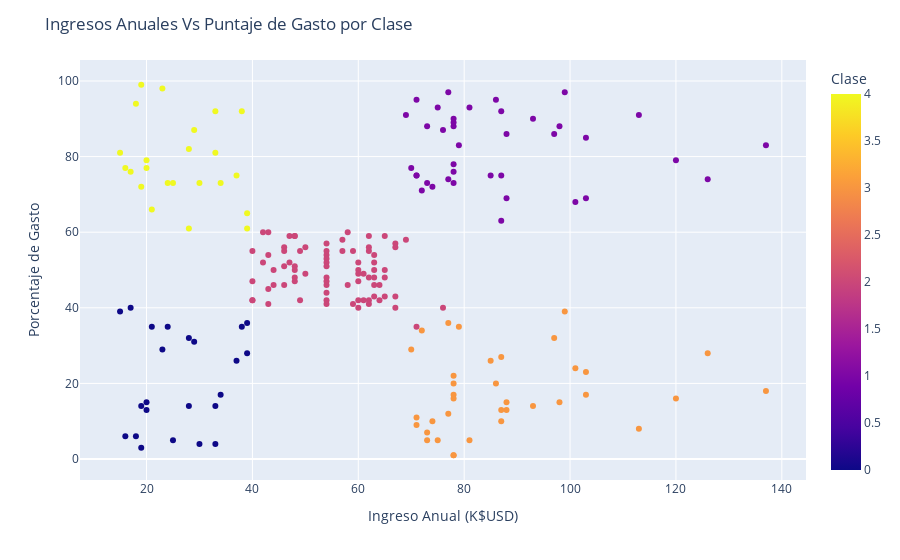

The code cell stored with this chart in its notebook:
### Markdown cell above
*    E - Visualizamos nuestros datos agrupados en cada una de las clases

### Code cell
fig = px.scatter (data_frame=df , x = 'Annual Income (k$)',y = 'Spending Score (1-100)' ,
                  color='Clase')

fig.update_layout(
    title='Ingresos Anuales Vs Puntaje de Gasto por Clase',
    xaxis_title='Ingreso Anual (K$USD)',
    yaxis_title='Porcentaje de Gasto',
    legend_title="Genero")

fig.show()

### Figure 1 — Plotly figure (JSON) as saved in the notebook; plotly's stock layout.template omitted (floating-point values rounded to 4 significant figures; data arrays with more than 128 entries replaced by an {"elided": "..."} marker saying what was removed)
{"data": [{"hovertemplate": "Annual Income (k$)=%{x}<br>Spending Score (1-100)=%{y}<br>Clase=%{marker.color}<extra></extra>", "legendgroup": "", "marker": {"color": {"elided": "200 int values"}, "coloraxis": "coloraxis", "symbol": "circle"}, "mode": "markers", "name": "", "orientation": "v", "showlegend": false, "type": "scatter", "x": {"elided": "200 int values"}, "xaxis": "x", "y": {"elided": "200 int values"}, "yaxis": "y"}], "layout": {"autosize": true, "coloraxis": {"colorbar": {"title": {"text": "Clase"}}, "colorscale": [[0, "#0d0887"], [0.1111, "#46039f"], [0.2222, "#7201a8"], [0.3333, "#9c179e"], [0.4444, "#bd3786"], [0.5556, "#d8576b"], [0.6667, "#ed7953"], [0.7778, "#fb9f3a"], [0.8889, "#fdca26"], [1, "#f0f921"]]}, "legend": {"title": {"text": "Genero"}, "tracegroupgap": 0}, "margin": {"t": 60}, "title": {"text": "Ingresos Anuales Vs Puntaje de Gasto por Clase"}, "xaxis": {"anchor": "y", "autorange": true, "domain": [0, 1], "range": [7.463, 144.5], "title": {"text": "Ingreso Anual (K$USD)"}, "type": "linear"}, "yaxis": {"anchor": "x", "autorange": true, "domain": [0, 1], "range": [-5.948, 105.9], "title": {"text": "Porcentaje de Gasto"}, "type": "linear"}}}
